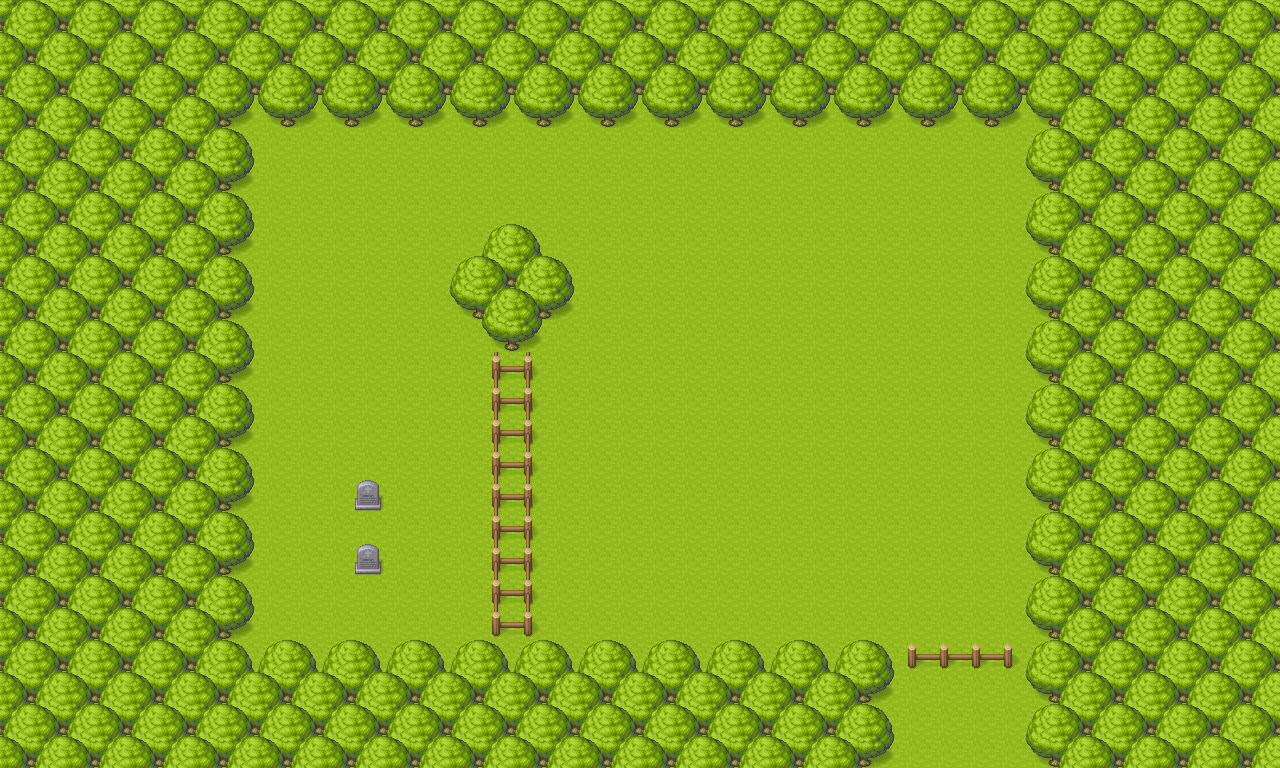

A level layout from a 2D game, rendered from its tile map. Below: a short description, then the map file with tile-grid data replaced by summaries:
An orthogonal 40x24 tile map with 32x32 px tiles, 4 tile layers (collision, foreground, middleground, background), 3 tilesets and 5 objects (3x skeleton, player, cursor).

<map version="1.2" tiledversion="1.3.1" orientation="orthogonal" renderorder="left-up" compressionlevel="0" width="40" height="24" tilewidth="32" tileheight="32" infinite="0" nextlayerid="47" nextobjectid="16">
 <tileset firstgid="1" source="../Tilesheet/[Base]BaseChip_pipo.tsx" />
 <tileset firstgid="1065" name="[Base]BaseChip_pipo" tilewidth="32" tileheight="32" tilecount="1064" columns="8">
  <image source="../Tilesheet/[Base]BaseChip_pipo.png" width="256" height="4256" />
 </tileset>
 <tileset firstgid="2129" source="../Tilesheet/[Tile] Collision.tsx" />
 <layer id="43" name="collision" width="40" height="24" opacity="0.15">
  <data>[960 cells, 596 non-empty, 1 distinct tile ids]</data>
 </layer>
 <layer id="44" name="foreground" width="40" height="24">
  <data>[960 cells, 960 non-empty, 1 distinct tile ids]</data>
 </layer>
 <layer id="45" name="middleground" width="40" height="24">
  <data>[960 cells, 596 non-empty, 14 distinct tile ids]</data>
 </layer>
 <layer id="46" name="background" width="40" height="24">
  <data>[960 cells, 0 non-empty, 0 distinct tile ids]</data>
 </layer>
 <objectgroup id="24" name="gameObject">
  <object id="1" name="player" x="352" y="384" width="32" height="32" />
  <object id="6" name="skeleton" x="288" y="288" width="32" height="32" />
  <object id="11" name="skeleton" x="352" y="288" width="32" height="32" />
  <object id="12" name="skeleton" x="416" y="288" width="32" height="32" />
  <object id="15" name="cursor" x="352" y="448" width="32" height="32" />
 </objectgroup>
</map>
